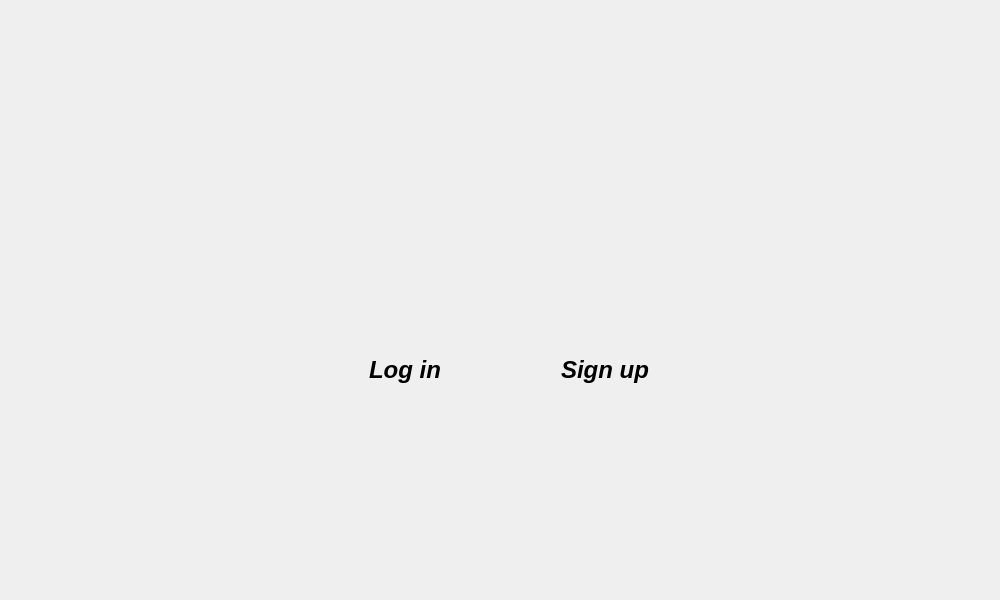
<?xml version="1.0" encoding="UTF-8"?>
<ui version="4.0">
 <class>welcome</class>
 <widget class="QWidget" name="welcome">
  <property name="geometry">
   <rect>
    <x>0</x>
    <y>0</y>
    <width>1000</width>
    <height>600</height>
   </rect>
  </property>
  <property name="windowTitle">
   <string>Form</string>
  </property>
  <property name="styleSheet">
   <string notr="true"/>
  </property>
  <widget class="QLabel" name="label">
   <property name="geometry">
    <rect>
     <x>0</x>
     <y>0</y>
     <width>1000</width>
     <height>600</height>
    </rect>
   </property>
   <property name="font">
    <font>
     <kerning>true</kerning>
    </font>
   </property>
   <property name="styleSheet">
    <string notr="true"/>
   </property>
   <property name="text">
    <string/>
   </property>
   <property name="pixmap">
    <pixmap resource="resource.qrc">:/src/welcome.png</pixmap>
   </property>
   <property name="scaledContents">
    <bool>true</bool>
   </property>
  </widget>
  <widget class="QPushButton" name="Login_pushButton">
   <property name="geometry">
    <rect>
     <x>320</x>
     <y>340</y>
     <width>170</width>
     <height>60</height>
    </rect>
   </property>
   <property name="font">
    <font>
     <pointsize>18</pointsize>
     <italic>true</italic>
     <bold>true</bold>
    </font>
   </property>
   <property name="cursor">
    <cursorShape>PointingHandCursor</cursorShape>
   </property>
   <property name="styleSheet">
    <string notr="true">#Login_pushButton{
	border:none;
	color: &quot;white&quot;;
	background:&quot;#371D10&quot;;
	border-radius:20px;
}
#Login_pushButton:hover{
	background:&quot;#65350F&quot;;
}</string>
   </property>
   <property name="text">
    <string>Log in</string>
   </property>
  </widget>
  <widget class="QPushButton" name="Signup_pushButton">
   <property name="geometry">
    <rect>
     <x>520</x>
     <y>340</y>
     <width>170</width>
     <height>60</height>
    </rect>
   </property>
   <property name="font">
    <font>
     <pointsize>18</pointsize>
     <italic>true</italic>
     <bold>true</bold>
    </font>
   </property>
   <property name="cursor">
    <cursorShape>PointingHandCursor</cursorShape>
   </property>
   <property name="styleSheet">
    <string notr="true">#Signup_pushButton{
	border:none;
	color: &quot;white&quot;;
	background:&quot;#371D10&quot;;
	border-radius:20px;
}
#Signup_pushButton:hover{
	background:&quot;#65350F&quot;;
}</string>
   </property>
   <property name="text">
    <string>Sign up</string>
   </property>
  </widget>
 </widget>
 <tabstops>
  <tabstop>Login_pushButton</tabstop>
  <tabstop>Signup_pushButton</tabstop>
 </tabstops>
 <resources>
  <include location="resource.qrc"/>
 </resources>
 <connections/>
</ui>
